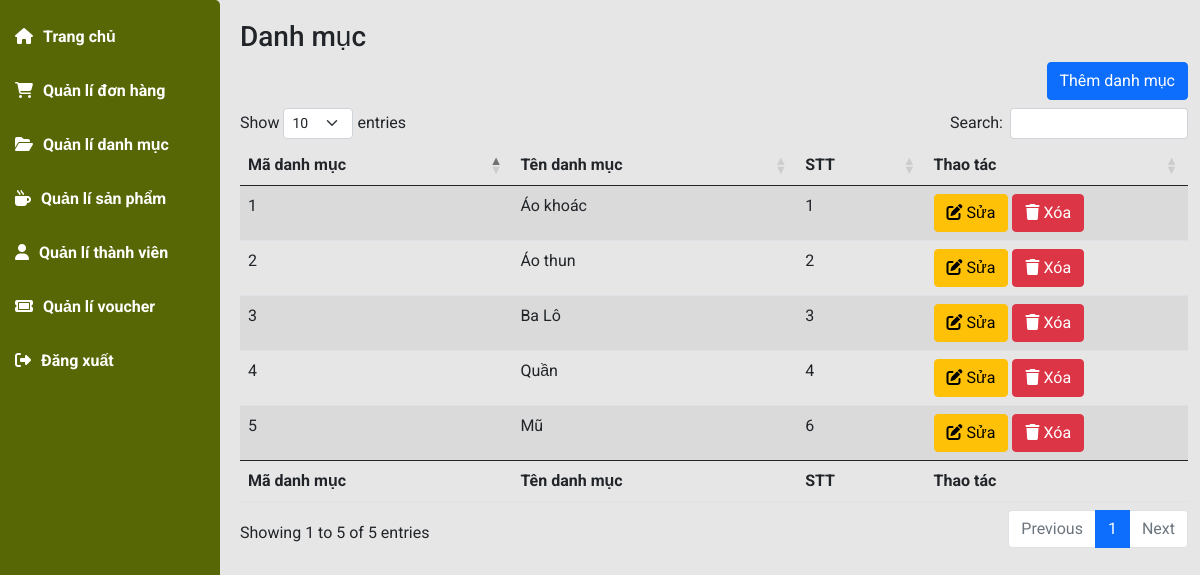
The app's page /admin/index.php?pg=deldanhmuc&id=1 (signed in) with its own data.
### tables this page shows
CREATE TABLE `danhmuc` (
  `id` int(4) NOT NULL,
  `name` varchar(50) NOT NULL,
  `home` tinyint(1) NOT NULL DEFAULT 0,
  `stt` tinyint(1) NOT NULL DEFAULT 0
);

### dao/pdo.php (called while the page is built, shortened)
<?php
function pdo_get_connection(){
    $dburl = "mysql:host=localhost;dbname=fashion;charset=utf8";
    $username = 'root';
    $password = '';
    $conn = new PDO($dburl, $username, $password);
    $conn->setAttribute(PDO::ATTR_ERRMODE, PDO::ERRMODE_EXCEPTION);
    return $conn;
}
function pdo_query($sql){
    $sql_args = array_slice(func_get_args(), 1);
    try{
        $conn = pdo_get_connection();
        $stmt = $conn->prepare($sql);
        $stmt->execute($sql_args);
        $rows = $stmt->fetchAll();
        return $rows;
    }
    catch(PDOException $e){
        throw $e;
    }
    finally{
        unset($conn);
    }
}

### dao/danhmuc.php (the view, shortened to what this page needs)
<?php
require_once 'pdo.php';
function danhmuc_select_all(){
    $sql = "SELECT * FROM danhmuc ";
    return pdo_query($sql);
}
function showdm_adm($dsdm){
    $html_dm='';
    foreach($dsdm as $dm){
        extract($dm);
        $html_dm.='<tr>
                        <td>'.$id.'</td>
                        <td>'.$name.'</td>
                        <td>'.$stt.'</td>
                        <td>
                            <a href="index.php?pg=danhmucupdate&id='.$id.'" class="btn btn-warning"><i
                                    class="fa-solid fa-pen-to-square"></i> Sửa</a>
                            <a href="index.php?pg=deldanhmuc&id='.$id.'" class="btn btn-danger"><i
                                    class="fa-solid fa-trash"></i> Xóa</a>
                        </td>
                    </tr>';
    }
    return $html_dm;
}

### admin/layouts/assets/css/main.css (style rules this page uses)
* { padding: 0; margin: 0; box-sizing: border-box; font-family: 'Roboto', sans-serif; }
body { background-color: #e6e6e6; }

### records on screen
danhmuc: id "1", name "Áo khoác", stt "1"
danhmuc: id "2", name "Áo thun", stt "2"
danhmuc: id "3", name "Ba Lô", stt "3"
danhmuc: id "4", name "Quần", stt "4"
danhmuc: id "5", name "Mũ", stt "6"
